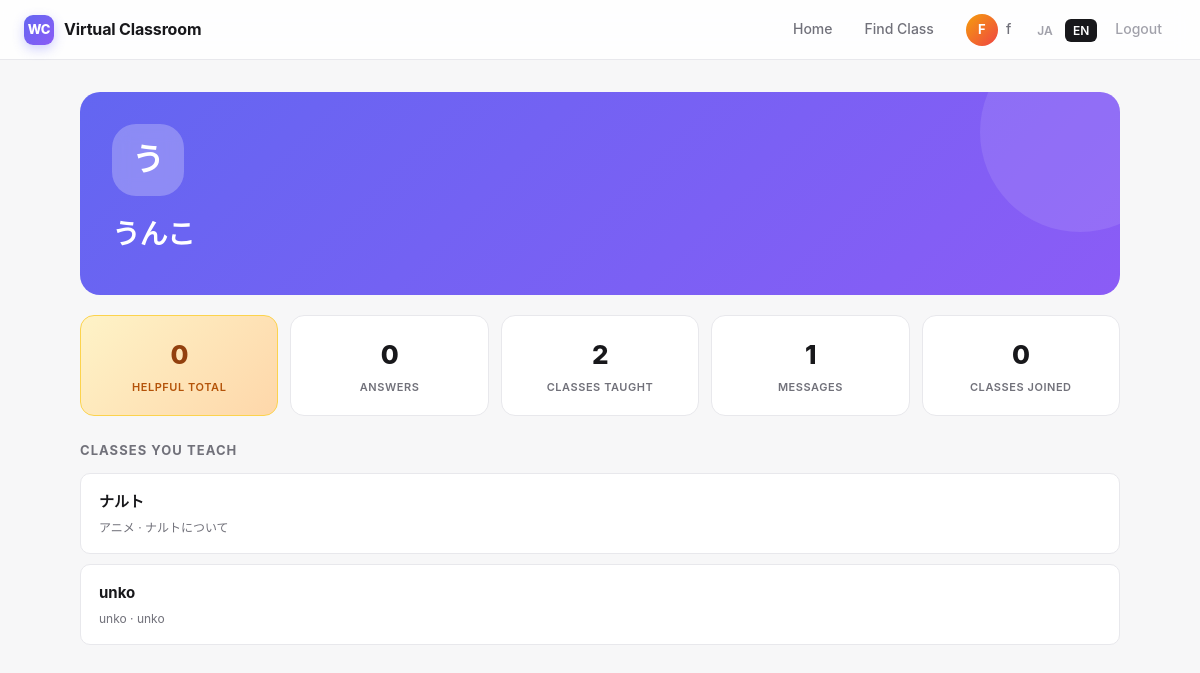
The app's page /u/1 (signed in) with its own data.
### tables this page shows
CREATE TABLE users (
        id INTEGER PRIMARY KEY AUTOINCREMENT,
        name TEXT NOT NULL UNIQUE,
        created_at TEXT NOT NULL
    , lang TEXT DEFAULT 'ja', title TEXT DEFAULT '', bio TEXT DEFAULT '');

CREATE TABLE classes (
        id INTEGER PRIMARY KEY AUTOINCREMENT,
        title TEXT NOT NULL,
        subject TEXT NOT NULL,
        description TEXT,
        teacher_id INTEGER NOT NULL,
        join_code TEXT NOT NULL UNIQUE,
        created_at TEXT NOT NULL, blackboard TEXT DEFAULT '', ai_mode INTEGER DEFAULT 0, stage INTEGER DEFAULT 0, is_public INTEGER DEFAULT 1, ai_teacher_mode INTEGER DEFAULT 0, teaching_focus TEXT DEFAULT '', taught_by TEXT DEFAULT '',
        FOREIGN KEY (teacher_id) REFERENCES users(id)
    );

### main.py (the view)
@app.get("/u/{uid}", response_class=HTMLResponse)
def profile_page(request: Request, uid: int):
    me = current_user(request)
    if not me:
        return RedirectResponse("/login")
    u = get_user_by_id(uid)
    if not u:
        return HTMLResponse("User not found", status_code=404)
    stats = user_stats(uid)
    taught = list_classes_taught_by(uid)
    recent_answers = list_questions_answered_by(uid, limit=10)
    is_me = (int(me["id"]) == int(uid))
    return templates.TemplateResponse(
        request, "profile.html",
        ctx(request, me, profile_user=u, stats=stats,
            taught=taught, recent_answers=recent_answers, is_me=is_me),
    )

### templates/profile.html (shortened to what this page needs)
{% extends "base.html" %}
{% block content %}
<div class="p-hero">
  <div class="av">{{ profile_user.name[0]|upper }}</div>
  <h1>{{ profile_user.name }}</h1>
</div>
<div class="stats-grid">
  <div class="stat highlight">
    <div class="n">{{ stats.helpful }}</div>
    <div class="l">{{ T.stat_helpful }}</div>
  </div>
  <div class="stat"><div class="n">{{ stats.answers }}</div><div class="l">{{ T.stat_answers }}</div></div>
  <div class="stat"><div class="n">{{ stats.taught }}</div><div class="l">{{ T.stat_taught }}</div></div>
  <div class="stat"><div class="n">{{ stats.messages }}</div><div class="l">{{ T.stat_messages }}</div></div>
  <div class="stat"><div class="n">{{ stats.joined }}</div><div class="l">{{ T.stat_joined }}</div></div>
</div>
{% if taught %}
<h2 style="font-size:13px;font-weight:700;color:var(--text-muted);text-transform:uppercase;letter-spacing:.08em;margin:24px 0 12px;">{{ T.taught_classes }}</h2>
{% for c in taught %}
<a class="class-item" href="/class/{{ c.id }}">
  <div class="title">{{ c.title }}</div>
  <div class="meta">{{ c.subject }}{% if c.description %} · {{ c.description }}{% endif %}</div>
</a>
{% endfor %}
{% endif %}
{% endblock %}

### templates/base.html (shortened to what this page needs)
<!DOCTYPE html>
<html lang="{{ lang }}">
<head>
</head>
<body>
<header class="hdr">
  <a href="/dashboard" class="brand">
    <div class="logo">WC</div>
    <span>{{ T.app_title }}</span>
  </a>
  <nav>
    {% if user %}
      <a href="/dashboard">{{ T.home }}</a>
      <a href="/classes">{{ T.join_class }}</a>
      <a href="/u/{{ user.id }}" style="display:flex;align-items:center;">
        <span class="avatar">{{ user.name[0]|upper }}</span>
        <span>{{ user.name }}</span>
      </a>
      <span class="lang">
        <a href="/lang/ja" class="{% if lang == 'ja' %}active{% endif %}">JA</a>
        <a href="/lang/en" class="{% if lang == 'en' %}active{% endif %}">EN</a>
      </span>
      <a href="/logout" style="color:var(--text-soft);">{{ T.logout }}</a>
    {% else %}
      <span class="lang">
        <a href="/lang/ja" class="{% if lang == 'ja' %}active{% endif %}">JA</a>
        <a href="/lang/en" class="{% if lang == 'en' %}active{% endif %}">EN</a>
      </span>
    {% endif %}
  </nav>
</header>
<main class="{% block main_class %}{% endblock %}">
{% block content %}{% endblock %}
</main>
</body>
</html>

### templates/base.html (style rules this page uses)
:root { --bg: #f7f7f8; --surface: #ffffff; --surface-2: #fafafa; --border: #e8e8ec; --text: #18181b; --text-muted: #71717a; --text-soft: #a1a1aa; --primary: #6366f1; --primary-hover: #4f46e5; --primary-soft: #eef2ff; --teacher: #f59e0b; --teacher-soft: #fef3c7; --student: #10b981; --student-soft: #d1fae5; --danger: #ef4444; --danger-soft: #fee2e2; --success: #10b981; --radius: 14px; --radius-sm: 10px; --radius-lg: 20px; --shadow-sm: 0 1px 2px rgba(0,0,0,.04); --shadow: 0 4px 12px rgba(0,0,0,.05); --shadow-lg: 0 12px 32px rgba(0,0,0,.08); --font: -apple-system, BlinkMacSystemFont, "Inter", "Hiragino Sans", "Yu Gothic UI", "Meiryo", sans-serif; }
* { box-sizing: border-box; }
html, body { margin: 0; padding: 0; }
body { font-family: var(--font); background: var(--bg); color: var(--text); font-size: 15px; line-height: 1.6; -webkit-font-smoothing: antialiased; }
a { color: inherit; text-decoration: none; }
.hdr { background: rgba(255,255,255,.85); backdrop-filter: saturate(180%) blur(12px); -webkit-backdrop-filter: saturate(180%) blur(12px); border-bottom: 1px solid var(--border); padding: 0 24px; height: 60px; display: flex; align-items: center; justify-content: space-between; position: sticky; top: 0; z-index: 50; }
.hdr .brand { display: flex; align-items: center; gap: 10px; font-weight: 700; font-size: 16px; letter-spacing: -.01em; }
.hdr .brand .logo { width: 30px; height: 30px; border-radius: 9px; background: linear-gradient(135deg, #6366f1, #8b5cf6); display: flex; align-items: center; justify-content: center; color: #fff; font-size: 13px; font-weight: 800; box-shadow: 0 4px 12px rgba(99,102,241,.3); }
.hdr nav { display: flex; align-items: center; gap: 4px; }
.hdr nav a { padding: 7px 14px; border-radius: 8px; font-size: 14px; color: var(--text-muted); font-weight: 500; transition: all .15s; }
.hdr .avatar { width: 32px; height: 32px; border-radius: 50%; background: linear-gradient(135deg, #f59e0b, #ef4444); color: #fff; font-weight: 700; font-size: 13px; display: flex; align-items: center; justify-content: center; margin-right: 8px; }
.hdr .lang a { padding: 4px 8px; border-radius: 6px; font-size: 12px; color: var(--text-soft); font-weight: 600; }
.hdr .lang a.active { background: var(--text); color: #fff; }
main { max-width: 1080px; margin: 32px auto; padding: 0 20px; }
.class-item { display: block; padding: 16px 18px; border: 1.5px solid var(--border); border-radius: var(--radius-sm); margin-bottom: 10px; background: var(--surface); transition: all .15s; }
.class-item .title { font-weight: 700; font-size: 15px; margin-bottom: 4px; }
.class-item .meta { font-size: 12px; color: var(--text-muted); }

### templates/profile.html (style rules this page uses)
.p-hero { background: linear-gradient(135deg, #6366f1 0%, #8b5cf6 100%); border-radius: var(--radius-lg); padding: 32px; color: #fff; margin-bottom: 20px; position: relative; overflow: hidden; }
.p-hero::after { content: ""; position: absolute; right: -60px; top: -60px; width: 200px; height: 200px; border-radius: 50%; background: rgba(255,255,255,.1); }
.p-hero .av { width: 72px; height: 72px; border-radius: 24px; background: rgba(255,255,255,.25); backdrop-filter: blur(8px); display: flex; align-items: center; justify-content: center; font-size: 32px; font-weight: 800; margin-bottom: 16px; }
.p-hero h1 { margin: 0 0 6px; font-size: 28px; font-weight: 800; letter-spacing: -.02em; }
.stats-grid { display: grid; grid-template-columns: repeat(auto-fit, minmax(120px, 1fr)); gap: 12px; margin-bottom: 20px; }
.stat { background: var(--surface); border: 1px solid var(--border); border-radius: var(--radius); padding: 18px; text-align: center; transition: all .15s; }
.stat .n { font-size: 26px; font-weight: 800; color: var(--text); letter-spacing: -.02em; }
.stat .l { font-size: 11px; color: var(--text-muted); margin-top: 4px; font-weight: 600; text-transform: uppercase; letter-spacing: .05em; }
.stat.highlight { background: linear-gradient(135deg, #fef3c7, #fed7aa); border-color: #fcd34d; }
.stat.highlight .n { color: #92400e; }
.stat.highlight .l { color: #b45309; }

### records on screen
users: name "F", name "f"
users: name "う", name "うんこ"
classes: title "ナルト", subject "アニメ", description "ナルトについて"
classes: title "unko", subject "unko", description "unko"

### other values on screen
{{ T.app_title }} "Virtual Classroom"
{{ T.home }} "Home"
{{ T.join_class }} "Find Class"
{{ T.logout }} "Logout"
{{ stats.helpful }} "0"
{{ T.stat_helpful }} "HELPFUL TOTAL"
{{ stats.answers }} "0"
{{ T.stat_answers }} "ANSWERS"
{{ stats.taught }} "2"
{{ T.stat_taught }} "CLASSES TAUGHT"
{{ stats.messages }} "1"
{{ T.stat_messages }} "MESSAGES"
{{ stats.joined }} "0"
{{ T.stat_joined }} "CLASSES JOINED"
{{ T.taught_classes }} "CLASSES YOU TEACH"
